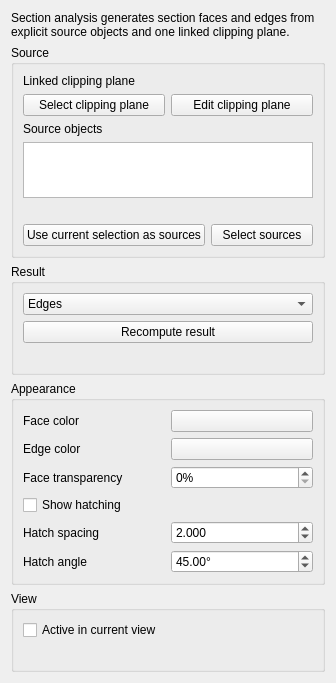
<?xml version="1.0" encoding="UTF-8"?>
<ui version="4.0">
 <class>SectionAnalysisWidget</class>
 <widget class="QWidget" name="SectionAnalysisWidget">
  <property name="geometry">
   <rect>
    <x>0</x>
    <y>0</y>
    <width>336</width>
    <height>462</height>
   </rect>
  </property>
  <property name="windowTitle">
   <string>Section analysis</string>
  </property>
  <layout class="QVBoxLayout" name="verticalLayout">
   <item>
    <widget class="QLabel" name="descriptionLabel">
     <property name="wordWrap">
      <bool>true</bool>
     </property>
     <property name="text">
      <string>Section analysis generates section faces and edges from explicit source objects and one linked clipping plane.</string>
     </property>
    </widget>
   </item>
   <item>
    <widget class="QGroupBox" name="sourceGroup">
     <property name="title">
      <string>Source</string>
     </property>
     <layout class="QVBoxLayout" name="sourceGroupLayout">
      <item>
       <layout class="QGridLayout" name="sourceSummaryLayout">
        <item row="0" column="0">
         <widget class="QLabel" name="clippingPlaneLabel">
          <property name="text">
           <string>Linked clipping plane</string>
          </property>
         </widget>
        </item>
        <item row="0" column="1">
         <widget class="QLabel" name="clippingPlaneValue">
          <property name="text">
           <string/>
          </property>
          <property name="wordWrap">
           <bool>true</bool>
          </property>
         </widget>
        </item>
       </layout>
      </item>
      <item>
       <layout class="QHBoxLayout" name="clippingPlaneButtonsLayout">
        <item>
         <widget class="QPushButton" name="selectClippingPlaneButton">
          <property name="text">
           <string>Select clipping plane</string>
          </property>
         </widget>
        </item>
        <item>
         <widget class="QPushButton" name="editClippingPlaneButton">
          <property name="text">
           <string>Edit clipping plane</string>
          </property>
         </widget>
        </item>
       </layout>
      </item>
      <item>
       <widget class="QLabel" name="sourcesLabel">
        <property name="text">
         <string>Source objects</string>
        </property>
       </widget>
      </item>
      <item>
       <widget class="QListWidget" name="sourcesList">
        <property name="selectionMode">
         <enum>QAbstractItemView::ExtendedSelection</enum>
        </property>
       </widget>
      </item>
      <item>
       <widget class="QLabel" name="sourcesSummaryLabel">
        <property name="text">
         <string/>
        </property>
       </widget>
      </item>
      <item>
       <layout class="QHBoxLayout" name="sourceButtonsLayout">
        <item>
         <widget class="QPushButton" name="useCurrentSelectionButton">
          <property name="text">
           <string>Use current selection as sources</string>
          </property>
         </widget>
        </item>
        <item>
         <widget class="QPushButton" name="selectSourcesButton">
          <property name="text">
           <string>Select sources</string>
          </property>
         </widget>
        </item>
       </layout>
      </item>
     </layout>
    </widget>
   </item>
   <item>
    <widget class="QGroupBox" name="resultGroup">
     <property name="title">
      <string>Result</string>
     </property>
     <layout class="QVBoxLayout" name="resultGroupLayout">
      <item>
       <widget class="QComboBox" name="resultModeCombo">
        <item>
         <property name="text">
          <string>Edges</string>
         </property>
        </item>
        <item>
         <property name="text">
          <string>Faces</string>
         </property>
        </item>
        <item>
         <property name="text">
          <string>Both</string>
         </property>
        </item>
       </widget>
      </item>
      <item>
       <widget class="QPushButton" name="recomputeButton">
        <property name="text">
         <string>Recompute result</string>
        </property>
       </widget>
      </item>
     <item>
       <widget class="QLabel" name="resultSummaryLabel">
        <property name="text">
         <string/>
        </property>
       </widget>
      </item>
     </layout>
    </widget>
   </item>
   <item>
    <widget class="QGroupBox" name="appearanceGroup">
     <property name="title">
      <string>Appearance</string>
     </property>
     <layout class="QGridLayout" name="appearanceGroupLayout">
      <item row="0" column="0">
       <widget class="QLabel" name="sectionFaceColorLabel">
        <property name="text">
         <string>Face color</string>
        </property>
       </widget>
      </item>
      <item row="0" column="1">
       <widget class="QPushButton" name="sectionFaceColorButton">
        <property name="text">
         <string/>
        </property>
       </widget>
      </item>
      <item row="1" column="0">
       <widget class="QLabel" name="sectionEdgeColorLabel">
        <property name="text">
         <string>Edge color</string>
        </property>
       </widget>
      </item>
      <item row="1" column="1">
       <widget class="QPushButton" name="sectionEdgeColorButton">
        <property name="text">
         <string/>
        </property>
       </widget>
      </item>
      <item row="2" column="0">
       <widget class="QLabel" name="sectionFaceTransparencyLabel">
        <property name="text">
         <string>Face transparency</string>
        </property>
       </widget>
      </item>
      <item row="2" column="1">
       <widget class="QSpinBox" name="sectionFaceTransparencySpin">
        <property name="maximum">
         <number>100</number>
        </property>
        <property name="suffix">
         <string>%</string>
        </property>
       </widget>
      </item>
      <item row="3" column="0" colspan="2">
       <widget class="QCheckBox" name="showHatchingCheck">
        <property name="text">
         <string>Show hatching</string>
        </property>
       </widget>
      </item>
      <item row="4" column="0">
       <widget class="QLabel" name="hatchSpacingLabel">
        <property name="text">
         <string>Hatch spacing</string>
        </property>
       </widget>
      </item>
      <item row="4" column="1">
       <widget class="QDoubleSpinBox" name="hatchSpacingSpin">
        <property name="decimals">
         <number>3</number>
        </property>
        <property name="minimum">
         <double>0.001000000000000</double>
        </property>
        <property name="maximum">
         <double>1000000.000000000000000</double>
        </property>
        <property name="value">
         <double>2.000000000000000</double>
        </property>
       </widget>
      </item>
      <item row="5" column="0">
       <widget class="QLabel" name="hatchAngleLabel">
        <property name="text">
         <string>Hatch angle</string>
        </property>
       </widget>
      </item>
      <item row="5" column="1">
       <widget class="QDoubleSpinBox" name="hatchAngleSpin">
        <property name="decimals">
         <number>2</number>
        </property>
        <property name="minimum">
         <double>-180.000000000000000</double>
        </property>
        <property name="maximum">
         <double>180.000000000000000</double>
        </property>
        <property name="value">
         <double>45.000000000000000</double>
        </property>
        <property name="suffix">
         <string>°</string>
        </property>
       </widget>
      </item>
     </layout>
    </widget>
   </item>
   <item>
    <widget class="QGroupBox" name="viewGroup">
     <property name="title">
      <string>View</string>
     </property>
     <layout class="QVBoxLayout" name="viewGroupLayout">
      <item>
       <widget class="QCheckBox" name="activeInCurrentViewCheck">
        <property name="text">
         <string>Active in current view</string>
        </property>
       </widget>
      </item>
      <item>
       <widget class="QLabel" name="activationStateLabel">
        <property name="wordWrap">
         <bool>true</bool>
        </property>
        <property name="text">
         <string/>
        </property>
       </widget>
      </item>
     </layout>
    </widget>
   </item>
   <item>
    <spacer name="verticalSpacer">
     <property name="orientation">
      <enum>Qt::Vertical</enum>
     </property>
     <property name="sizeHint" stdset="0">
      <size>
       <width>20</width>
       <height>40</height>
      </size>
     </property>
    </spacer>
   </item>
  </layout>
 </widget>
 <resources/>
 <connections/>
</ui>
